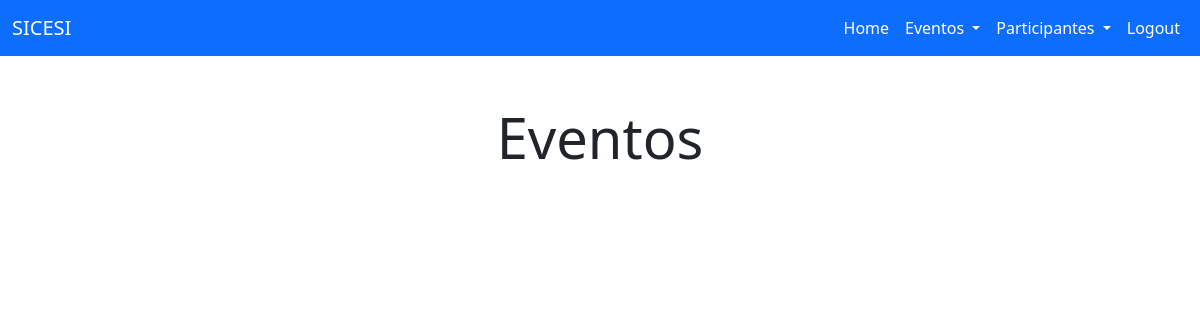
/eventos/ (signed in), run on an earlier commit of the app's database.
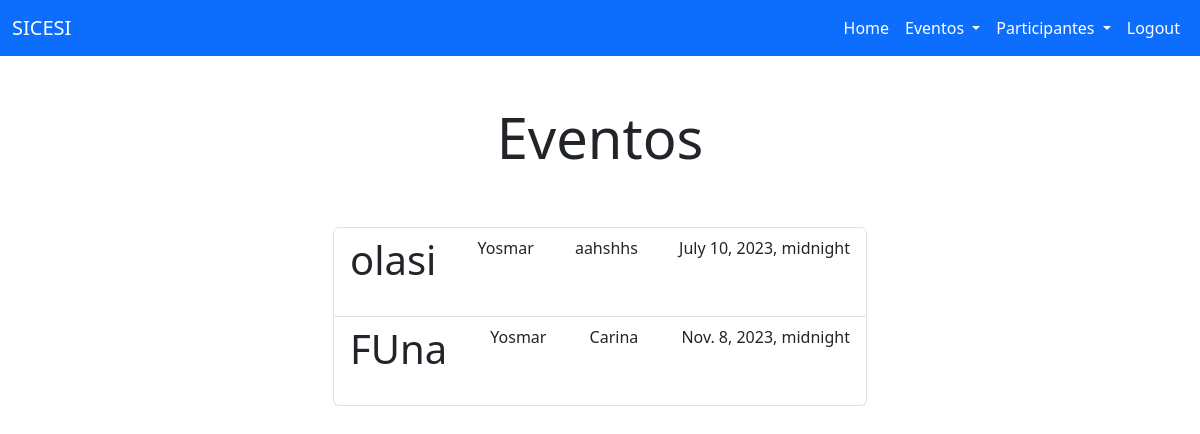
And on a later commit of the database.
### eventos/models.py (models this page shows, shortened)
class T_Eventos(models.Model):
    titulo = models.CharField (max_length=100)
    contenido = models.TextField(blank=True)
    fecha_evento = models.DateTimeField(default=None, blank=True)
    fecha_creacion = models.DateTimeField(auto_now_add=True)
    fecha_culminado = models.DateTimeField(null=True)
    user = models.ForeignKey(User, on_delete=models.CASCADE)

### eventos/views.py (the view)
# urls.py: path('', include('eventos.urls')),
@login_required
def eventos(request):
    eventos = T_Eventos.objects.filter(user=request.user, fecha_culminado__isnull=True)
    if request.method == 'GET':
        return render(request, 'main/eventos.html', {'eventos': eventos})

### eventos/templates/main/eventos.html (shortened to what this page needs)
{% extends 'main/base.html' %}
{% block content %}
<main class="container">
    <div class="row">
        <div class="col-md-6 offset-md-3">
            <h1 class="text-center display-4 py-5">Eventos</h1>
            <ul class="list-group">
                {% for evento in eventos %}
                <a class="list-group-item" href="{% url 'evento_detail' evento.id %}">
                    <header class="d-flex justify-content-between">
                        <h1 >{{evento.titulo}}</h1>
                        <p>{{evento.user}}</p>
                        <p>{{evento.contenido}}</p>
                        <p>{{evento.fecha_evento}}</p>
                    </header>
                </a>
                {% endfor %}
            </ul>
        </div>
    </div>
</main>
{% endblock %}

What changed in the data, as far as the page shows it:
added T_Eventos: titulo "olasi", user "Yosmar", contenido "aahshhs", fecha_evento "July 10, 2023, midnight"
added T_Eventos: titulo "FUna", user "Yosmar", contenido "Carina", fecha_evento "Nov. 8, 2023, midnight"
